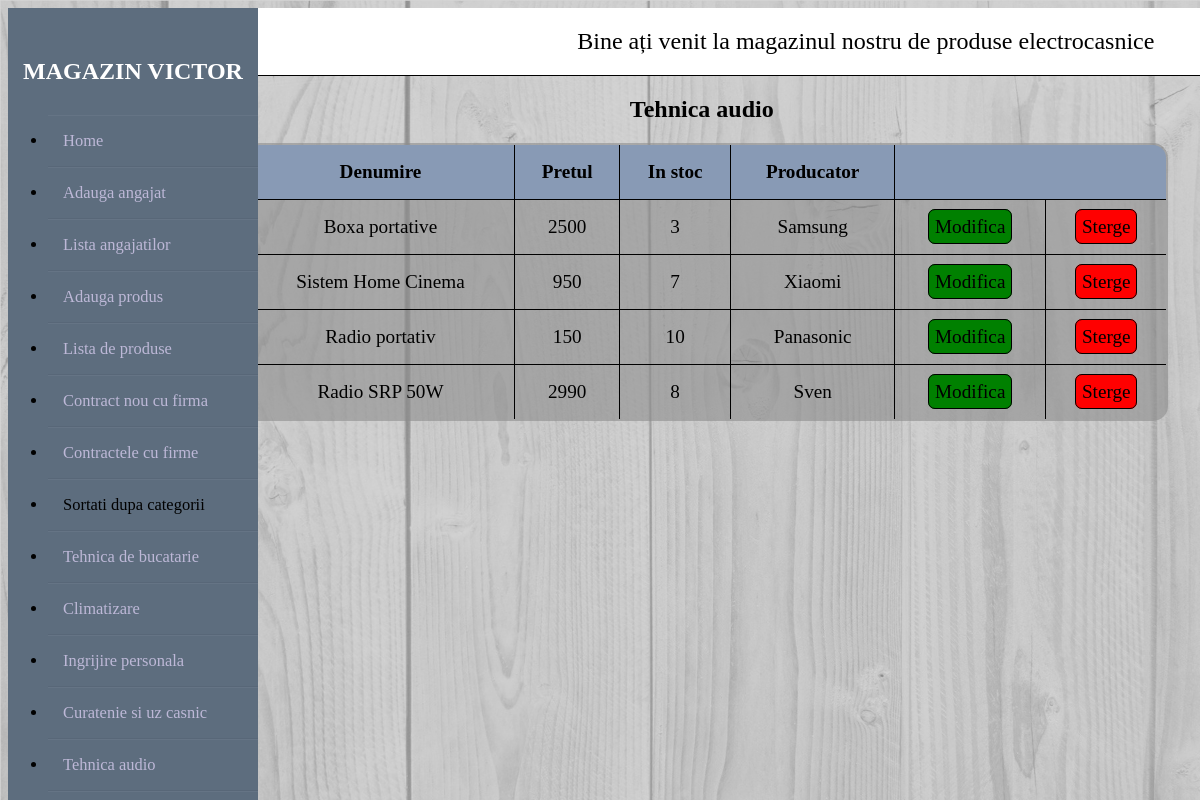
The app's page /teza/categ-5.php with its own data.
### tables this page shows
CREATE TABLE `produse` (
  `id_produs` int(11) NOT NULL,
  `denumirea` varchar(100) NOT NULL,
  `pretul` double NOT NULL,
  `nr_stoc` int(11) DEFAULT NULL,
  `id_prod` int(11) NOT NULL,
  `id_categ` int(11) NOT NULL
);

CREATE TABLE `firma` (
  `id_producator` int(11) NOT NULL,
  `tara_producator` varchar(50) NOT NULL,
  `nume_firma` varchar(50) NOT NULL
);

### teza/categ-5.php (the view, shortened to what this page needs)
<?php
include('sever.php');
$categorie_5=mysqli_query($db, "SELECT id_produs, denumirea, pretul, nr_stoc, nume_firma FROM produse JOIN firma WHERE id_prod=id_producator and id_categ=5;");
?>
<!DOCTYPE html>
<html>
<head>
  <link rel="stylesheet" type="text/css" href="stil.css">
</head>
<body>
<div class="wrapper">
    <div class="sidebar">
        <h2>Magazin Victor</h2>
        <ul>
            <li><a href="http://localhost/teza/index.php "> Home</a></li>
            <li><a href="http://localhost/teza/adauga_angajat.php "> Adauga angajat</a></li>
            <li><a href="http://localhost/teza/afisare_angajat.php "> Lista angajatilor</a></li>
            <li><a href="http://localhost/teza/adauga_produs.php">Adauga produs</a></li>
            <li><a href="http://localhost/teza/afisare_produs.php">Lista de produse</a></li>
            <li><a href="http://localhost/teza/adauga_contract.php">Contract nou cu firma</a></li>
            <li><a href="http://localhost/teza/afisare_firma.php">Contractele cu firme</a></li>
            <li>Sortati dupa categorii</li>
            <li><a href="http://localhost/teza/categ-1.php">Tehnica de bucatarie</a></li>
            <li><a href="http://localhost/teza/categ-2.php">Climatizare</a></li>
            <li><a href="http://localhost/teza/categ-3.php">Ingrijire personala</a></li>
            <li><a href="http://localhost/teza/categ-4.php">Curatenie si uz casnic</a></li>
            <li><a href="http://localhost/teza/categ-5.php">Tehnica audio</a></li>
            <li><a href="http://localhost/teza/categ-6.php">Televizoare</a></li>
        </ul>
    </div>
    <div class="main_content">
        <div class="header"> &nbsp &nbsp &nbsp &nbsp &nbsp &nbsp &nbsp &nbsp &nbsp &nbsp &nbsp &nbsp &nbsp &nbsp &nbsp &nbsp &nbsp &nbsp &nbsp &nbsp &nbsp &nbsp &nbsp &nbsp &nbsp &nbsp &nbsp &nbsp &nbsp   Bine ați venit la magazinul nostru de produse electrocasnice</div>
    </div>
</div>
 <h2><center>&nbsp &nbsp &nbsp &nbsp &nbsp &nbsp&nbsp &nbsp &nbsp &nbsp &nbsp &nbsp&nbsp &nbsp &nbsp &nbsp &nbsp &nbsp Tehnica audio</center></h2>
<table border="1" style="border-radius: 15px 15px 15px 15px;">
    <thead >
        <tr class="cap">
            <th>Denumire</th>
            <th>Pretul</th>
            <th>In stoc</th>
            <th>Producator</th>
            <th colspan="2"></th>
        </tr>
    </thead>
    <tbody>
      <?php  while($row = mysqli_fetch_array($categorie_5)) { ?>
          <tr>
          <td><?php echo $row['denumirea']; ?></td>
          <td><?php echo $row['pretul']; ?></td>
          <td><?php echo $row['nr_stoc']; ?></td>
          <td><?php echo $row['nume_firma']; ?></td>
          <td>
          <a class="buton1" href="adauga_produs.php?edit3=<?php echo $row['id_produs']; ?>">Modifica</a>
          </td>
          <td>
                <a class="buton2" href="sever.php?del3=<?php echo $row['id_produs']; ?> ">Sterge</a>
          </td>
        </tr>
       <?php } ?>
    </tbody>
  </table>
</body>
</html>

### teza/stil.css (style rules this page uses)
body { background-image: url(backphoto.png); background-size: cover; background-attachment: fixed; }
a { text-decoration: none; }
table { border:2px solid black; width: 78%; margin-left: 20% ; border-collapse: collapse; border-radius: 10px 10px 10px 10px; overflow: hidden; background-color:rgba(140,140,140,0.6); }
tr { border-bottom: 1px solid black; }
th, td { border-bottom: 1px solid black; height: 30px; padding: 12px; text-align:center; font-size: 1.2em; }
thead { background-color: #889ab5 ; }
.wrapper .sidebar { width: 250px; height: 100%; background: #5D6D7E ; padding: 30px 0px; position: fixed; }
.wrapper .sidebar h2 { color: #fff; text-transform: uppercase; text-align: center; margin-bottom: 30px; }
.wrapper .sidebar ul li { padding: 15px; border-bottom: 1px solid #bdb8d7; border-bottom: 1px solid rgba(0,0,0,0.05); border-top: 1px solid rgba(255,255,255,0.05); font-size: 20px; }
.wrapper .sidebar ul li a { color: #bdb8d7; display: block; }
.wrapper .main_content { width: 84%; margin-left: 17%; }
.wrapper .main_content .header { padding: 20px; background: #fff; color: black; border-bottom: 1px solid black; font-size: 24px; }
.buton1 { padding: 0.3em; font-size: 1em; border-radius: 7px; border:1px solid black; background-color: green; color: black; text-decoration: none; }
.buton2 { padding: 0.3em; font-size: 1em; border-radius: 7px; border:1px solid black; background-color: red; color: black; text-decoration: none; }

### teza/categ-5.php (style rules this page uses)
.wrapper .sidebar ul li { padding: 15px; border-bottom: 1px solid #bdb8d7; border-bottom: 1px solid rgba(0,0,0,0.05); border-top: 1px solid rgba(255,255,255,0.05); font-size: 1.03em; }

### records on screen
produse: denumirea "Boxa portative", pretul "2500", nr_stoc "3", id_prod.nume_firma "Samsung"
produse: denumirea "Sistem Home Cinema", pretul "950", nr_stoc "7", id_prod.nume_firma "Xiaomi"
produse: denumirea "Radio portativ", pretul "150", nr_stoc "10", id_prod.nume_firma "Panasonic"
produse: denumirea "Radio SRP 50W", pretul "2990", nr_stoc "8", id_prod.nume_firma "Sven"
